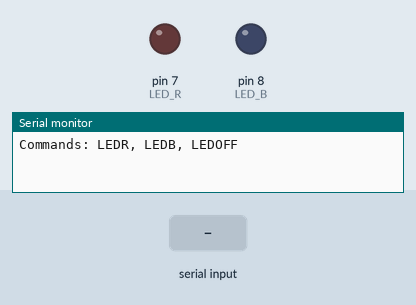
This sketch was run on a simulated Arduino Uno, built with avr-gcc and run on an emulated ATmega328P. Shown: output pins drawn as LEDs (lit = HIGH), the last lines printed to the serial monitor. The inputs (shaded band) are chosen by the test bench.

Above: at 1.2 s.
1.3 s: "LEDR\n" received over Serial
At 2.1 s:
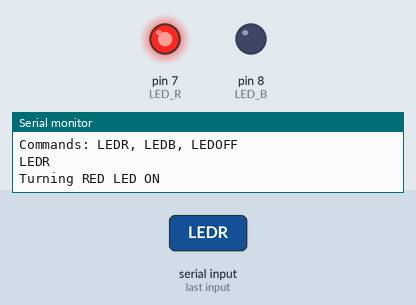
2.8 s: "LEDB\n" received over Serial
At 3.3 s:
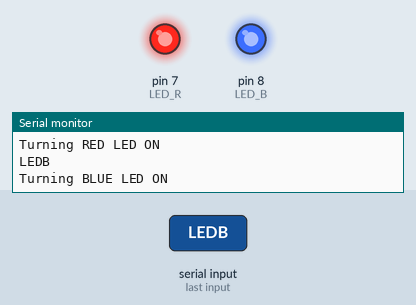
5.8 s: "LEDOFF\n" received over Serial
At 6.8 s:
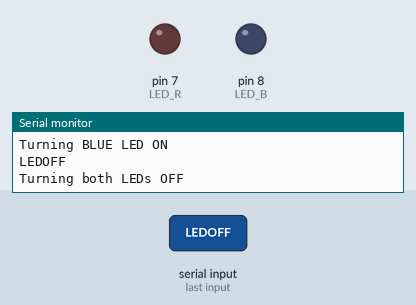
7.3 s: "LEDB\n" received over Serial
At 7.9 s:
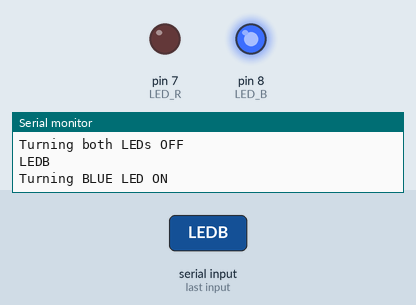
Timing chart, 0 to 9.8 s (numbered marks = the images above; inputs shaded):
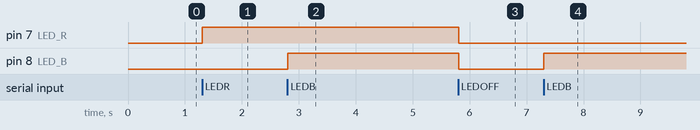

Measured:
- after the input at 1.3 s, pin 7 (LED_R): LOW → HIGH at once
- after the input at 2.8 s, pin 8 (LED_B): LOW → HIGH at once
- after the input at 5.8 s, pin 7 (LED_R), pin 8 (LED_B): HIGH → LOW at once
- after the input at 7.3 s, pin 8 (LED_B): LOW → HIGH at once

The sketch:

05_Serial_RGB.ino
```cpp
/**
 * Tinkerers' Laboratory IIT Hyderabad
 *
 * Tinker Tech Camp
 * Mechatronics Edition
 * 14 Feb 2026 - 15 Feb 2026
 *
 * Exercise 05: Serial RGB
 *
 */


const int LED_R = 7;
const int LED_B = 8;

String command = "";  // to store the incoming command

//LEDR and LEDB commands will turn on the respective LEDs, while LEDOFF will turn both off. Any other command will be reported as unknown.

void setup() {
  Serial.begin(9600);    // start Serial at 9600 baud
  pinMode(LED_R, OUTPUT);
  pinMode(LED_B, OUTPUT);
  Serial.println("Commands: LEDR, LEDB, LEDOFF");
}

void loop() {
  // Check if data is available from Serial
  if (Serial.available() > 0) {
    char c = Serial.read();  // read one character

    // End of line means command is complete
    if (c == '\n') {
      processCommand(command); // handle the command
      command = "";            // reset string
    }
    else {
      command += c;  // build up the string
    }
  }
}

void processCommand(String cmd) {
  cmd.trim(); // remove whitespace

  Serial.println(cmd);
  if (cmd == "LEDR") {
    Serial.println("Turning RED LED ON");
    digitalWrite(LED_R, HIGH);
  }
  else if (cmd == "LEDB") {
    Serial.println("Turning BLUE LED ON");
    digitalWrite(LED_B, HIGH);
  }
  else if (cmd == "LEDOFF") {
    Serial.println("Turning both LEDs OFF");
    digitalWrite(LED_B, LOW);
    digitalWrite(LED_R, LOW);
  }
  else {
    Serial.print("Unknown command: ");
    Serial.println(cmd);
  }
}
```
